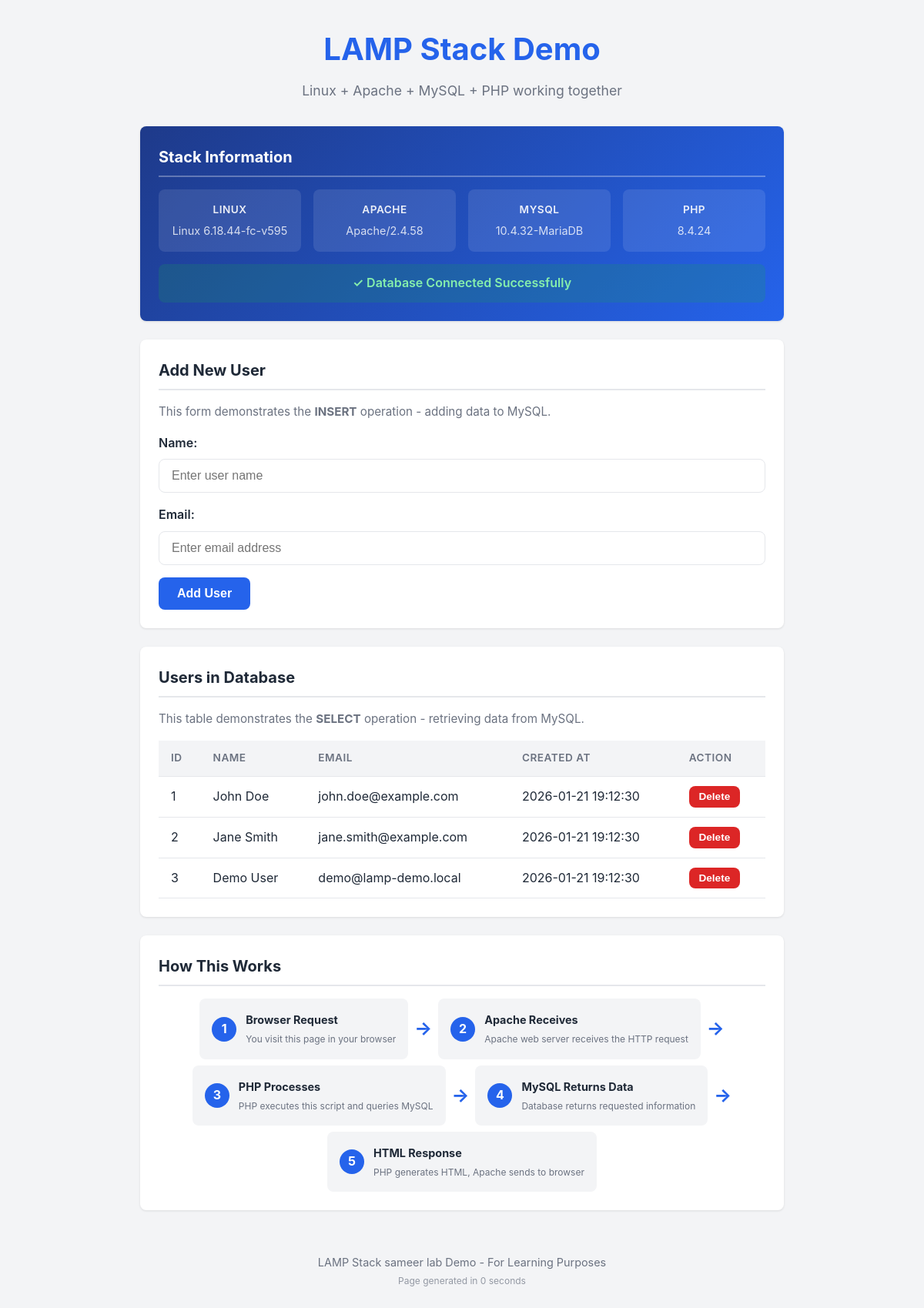
Page /app/index.php on the committed database.
### tables this page shows
CREATE TABLE IF NOT EXISTS users (
     
     
     
     
    id INT AUTO_INCREMENT PRIMARY KEY,
    
     
     
     
    name VARCHAR(100) NOT NULL,
    
     
     
     
    email VARCHAR(150) NOT NULL,
    
     
     
     
    created_at TIMESTAMP DEFAULT CURRENT_TIMESTAMP
);

### app/index.php (the view, shortened to what this page needs)
<?php
require_once 'config.php';
$sql = "SELECT * FROM users ORDER BY created_at DESC";
$result = mysqli_query($conn, $sql);
$phpVersion = phpversion();
$mysqlVersion = mysqli_get_server_info($conn);
$apacheVersion = $_SERVER['SERVER_SOFTWARE'] ?? 'Apache';
?>
<!DOCTYPE html>
<html lang="en">
<head>
    <link rel="stylesheet" href="styles.css">
</head>
<body>
    <div class="container">
        <header>
            <h1>LAMP Stack Demo</h1>
            <p class="subtitle">Linux + Apache + MySQL + PHP working together</p>
        </header>
        <section class="info-panel">
            <h2>Stack Information</h2>
            <div class="info-grid">
                <div class="info-item">
                    <span class="label">Linux</span>
                    <span class="value"><?php echo php_uname('s') . ' ' . php_uname('r'); ?></span>
                </div>
                <div class="info-item">
                    <span class="label">Apache</span>
                    <span class="value"><?php echo $apacheVersion; ?></span>
                </div>
                <div class="info-item">
                    <span class="label">MySQL</span>
                    <span class="value"><?php echo $mysqlVersion; ?></span>
                </div>
                <div class="info-item">
                    <span class="label">PHP</span>
                    <span class="value"><?php echo $phpVersion; ?></span>
                </div>
            </div>
            <div class="connection-status success">
                ✓ Database Connected Successfully
            </div>
        </section>
        <section class="form-section">
            <h2>Add New User</h2>
            <p class="description">
                This form demonstrates the <strong>INSERT</strong> operation - adding data to MySQL.
            </p>
            <form method="POST" action="">
                <div class="form-group">
                    <label for="name">Name:</label>
                    <input type="text" id="name" name="name" required
                           placeholder="Enter user name">
                </div>
                <div class="form-group">
                    <label for="email">Email:</label>
                    <input type="email" id="email" name="email" required
                           placeholder="Enter email address">
                </div>
                <button type="submit" class="btn btn-primary">Add User</button>
            </form>
        </section>
        <section class="users-section">
            <h2>Users in Database</h2>
            <p class="description">
                This table demonstrates the <strong>SELECT</strong> operation - retrieving data from MySQL.
            </p>
            <?php if ($result && mysqli_num_rows($result) > 0): ?>
                <table>
                    <thead>
                        <tr>
                            <th>ID</th>
                            <th>Name</th>
                            <th>Email</th>
                            <th>Created At</th>
                            <th>Action</th>
                        </tr>
                    </thead>
                    <tbody>
                        <?php while ($row = mysqli_fetch_assoc($result)): ?>
                            <tr>
                                <td><?php echo htmlspecialchars($row['id']); ?></td>
                                <td><?php echo htmlspecialchars($row['name']); ?></td>
                                <td><?php echo htmlspecialchars($row['email']); ?></td>
                                <td><?php echo htmlspecialchars($row['created_at']); ?></td>
                                <td>
                                    <form method="POST" action="" style="display:inline;">
                                        <button type="submit" class="btn btn-danger btn-small"
                                                onclick="return confirm('Delete this user?');">
                                            Delete
                                        </button>
                                    </form>
                                </td>
                            </tr>
                        <?php endwhile; ?>
                    </tbody>
                </table>
            <?php else: ?>
                <p class="no-data">No users found in the database.</p>
            <?php endif; ?>
        </section>
        <section class="explanation">
            <h2>How This Works</h2>
            <div class="flow-diagram">
                <div class="flow-step">
                    <div class="step-number">1</div>
                    <div class="step-content">
                        <strong>Browser Request</strong>
                        <p>You visit this page in your browser</p>
                    </div>
                </div>
                <div class="flow-arrow">→</div>
                <div class="flow-step">
                    <div class="step-number">2</div>
                    <div class="step-content">
                        <strong>Apache Receives</strong>
                        <p>Apache web server receives the HTTP request</p>
                    </div>
                </div>
                <div class="flow-arrow">→</div>
                <div class="flow-step">
                    <div class="step-number">3</div>
                    <div class="step-content">
                        <strong>PHP Processes</strong>
                        <p>PHP executes this script and queries MySQL</p>
                    </div>
                </div>
                <div class="flow-arrow">→</div>
                <div class="flow-step">
                    <div class="step-number">4</div>
                    <div class="step-content">
                        <strong>MySQL Returns Data</strong>
                        <p>Database returns requested information</p>
                    </div>
                </div>
                <div class="flow-arrow">→</div>
                <div class="flow-step">
                    <div class="step-number">5</div>
                    <div class="step-content">
                        <strong>HTML Response</strong>
                        <p>PHP generates HTML, Apache sends to browser</p>
                    </div>
                </div>
            </div>
        </section>
        <footer>
            <p>LAMP Stack sameer lab Demo - For Learning Purposes</p>
            <p>
                <small>
                    Page generated in <?php echo round(microtime(true) - $_SERVER['REQUEST_TIME_FLOAT'], 4); ?> seconds
                </small>
            </p>
        </footer>
    </div>
</body>
</html>

### app/styles.css (style rules this page uses)
:root { --primary-color: #2563eb; --primary-hover: #1d4ed8; --danger-color: #dc2626; --danger-hover: #b91c1c; --success-color: #16a34a; --success-bg: #dcfce7; --error-color: #dc2626; --error-bg: #fee2e2; --text-color: #1f2937; --text-light: #6b7280; --bg-color: #f3f4f6; --card-bg: #ffffff; --border-color: #e5e7eb; --shadow: 0 1px 3px rgba(0, 0, 0, 0.1); --shadow-lg: 0 4px 6px rgba(0, 0, 0, 0.1); --radius: 8px; }
* { margin: 0; padding: 0; box-sizing: border-box; }
body { font-family: -apple-system, BlinkMacSystemFont, 'Segoe UI', Roboto, Oxygen, Ubuntu, Cantarell, sans-serif; background-color: var(--bg-color); color: var(--text-color); line-height: 1.6; min-height: 100vh; }
.container { max-width: 900px; margin: 0 auto; padding: 2rem; }
header { text-align: center; margin-bottom: 2rem; }
header h1 { font-size: 2.5rem; color: var(--primary-color); margin-bottom: 0.5rem; }
.subtitle { color: var(--text-light); font-size: 1.1rem; }
section { background: var(--card-bg); border-radius: var(--radius); padding: 1.5rem; margin-bottom: 1.5rem; box-shadow: var(--shadow); }
section h2 { font-size: 1.25rem; margin-bottom: 1rem; color: var(--text-color); border-bottom: 2px solid var(--border-color); padding-bottom: 0.5rem; }
.description { color: var(--text-light); margin-bottom: 1rem; font-size: 0.95rem; }
.info-panel { background: linear-gradient(135deg, #1e3a8a 0%, #2563eb 100%); color: white; }
.info-panel h2 { color: white; border-bottom-color: rgba(255, 255, 255, 0.3); }
.info-grid { display: grid; grid-template-columns: repeat(auto-fit, minmax(180px, 1fr)); gap: 1rem; margin-bottom: 1rem; }
.info-item { background: rgba(255, 255, 255, 0.1); padding: 1rem; border-radius: var(--radius); text-align: center; }
.info-item .label { display: block; font-weight: 600; font-size: 0.85rem; text-transform: uppercase; letter-spacing: 0.5px; margin-bottom: 0.25rem; opacity: 0.9; }
.info-item .value { display: block; font-size: 0.9rem; opacity: 0.8; }
.connection-status { text-align: center; padding: 0.75rem; border-radius: var(--radius); font-weight: 600; }
.connection-status.success { background: rgba(22, 163, 74, 0.2); color: #86efac; }
.form-group { margin-bottom: 1rem; }
.form-group label { display: block; font-weight: 600; margin-bottom: 0.5rem; color: var(--text-color); }
.form-group input { width: 100%; padding: 0.75rem 1rem; border: 1px solid var(--border-color); border-radius: var(--radius); font-size: 1rem; transition: border-color 0.2s, box-shadow 0.2s; }
.btn { display: inline-block; padding: 0.75rem 1.5rem; font-size: 1rem; font-weight: 600; text-align: center; border: none; border-radius: var(--radius); cursor: pointer; transition: background-color 0.2s, transform 0.1s; }
.btn-primary { background: var(--primary-color); color: white; }
.btn-danger { background: var(--danger-color); color: white; }
.btn-small { padding: 0.4rem 0.8rem; font-size: 0.85rem; }
table { width: 100%; border-collapse: collapse; margin-top: 1rem; }
th, td { padding: 0.75rem 1rem; text-align: left; border-bottom: 1px solid var(--border-color); }
th { background: var(--bg-color); font-weight: 600; font-size: 0.85rem; text-transform: uppercase; letter-spacing: 0.5px; color: var(--text-light); }
.flow-diagram { display: flex; flex-wrap: wrap; align-items: center; justify-content: center; gap: 0.5rem; margin-top: 1rem; }
.flow-step { display: flex; align-items: center; gap: 0.75rem; background: var(--bg-color); padding: 1rem; border-radius: var(--radius); min-width: 140px; }
.step-number { width: 32px; height: 32px; background: var(--primary-color); color: white; border-radius: 50%; display: flex; align-items: center; justify-content: center; font-weight: 700; flex-shrink: 0; }
.step-content strong { display: block; font-size: 0.9rem; }
.step-content p { font-size: 0.75rem; color: var(--text-light); margin-top: 0.25rem; }
.flow-arrow { color: var(--primary-color); font-size: 1.5rem; font-weight: bold; }
footer { text-align: center; padding: 2rem; color: var(--text-light); font-size: 0.9rem; }
footer small { opacity: 0.7; }

### rows in the picture
users: id "1", name "John Doe", email "john.doe@example.com", created_at "2026-01-21 19:12:30"
users: id "2", name "Jane Smith", email "jane.smith@example.com", created_at "2026-01-21 19:12:30"
users: id "3", name "Demo User", email "demo@lamp-demo.local", created_at "2026-01-21 19:12:30"

### other values in the picture
php_uname('s') "Linux"
php_uname('r') "6.18.44-fc-v595"
$apacheVersion "Apache/2.4.58"
$mysqlVersion "10.4.32-MariaDB"
$phpVersion "8.4.24"
